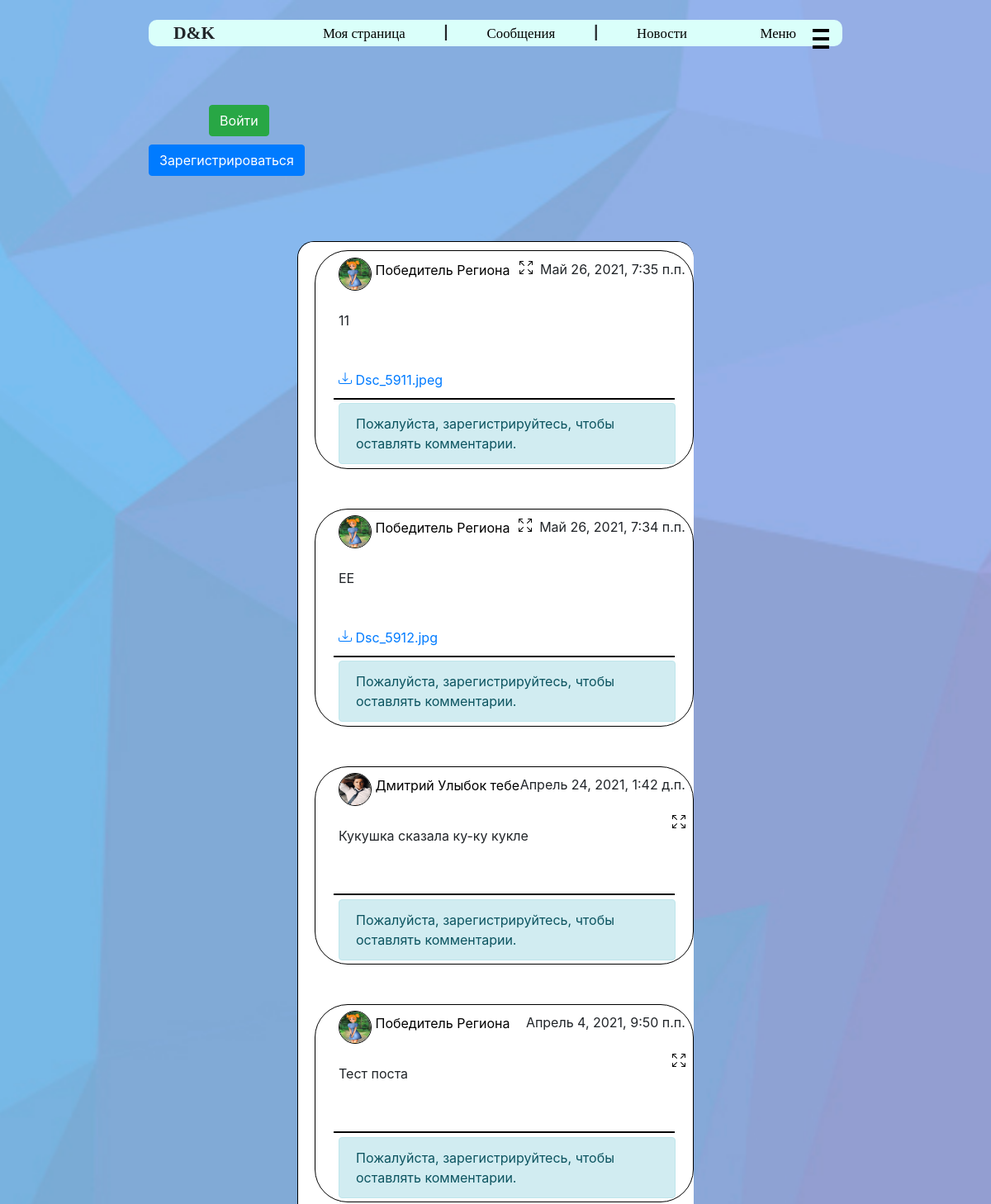
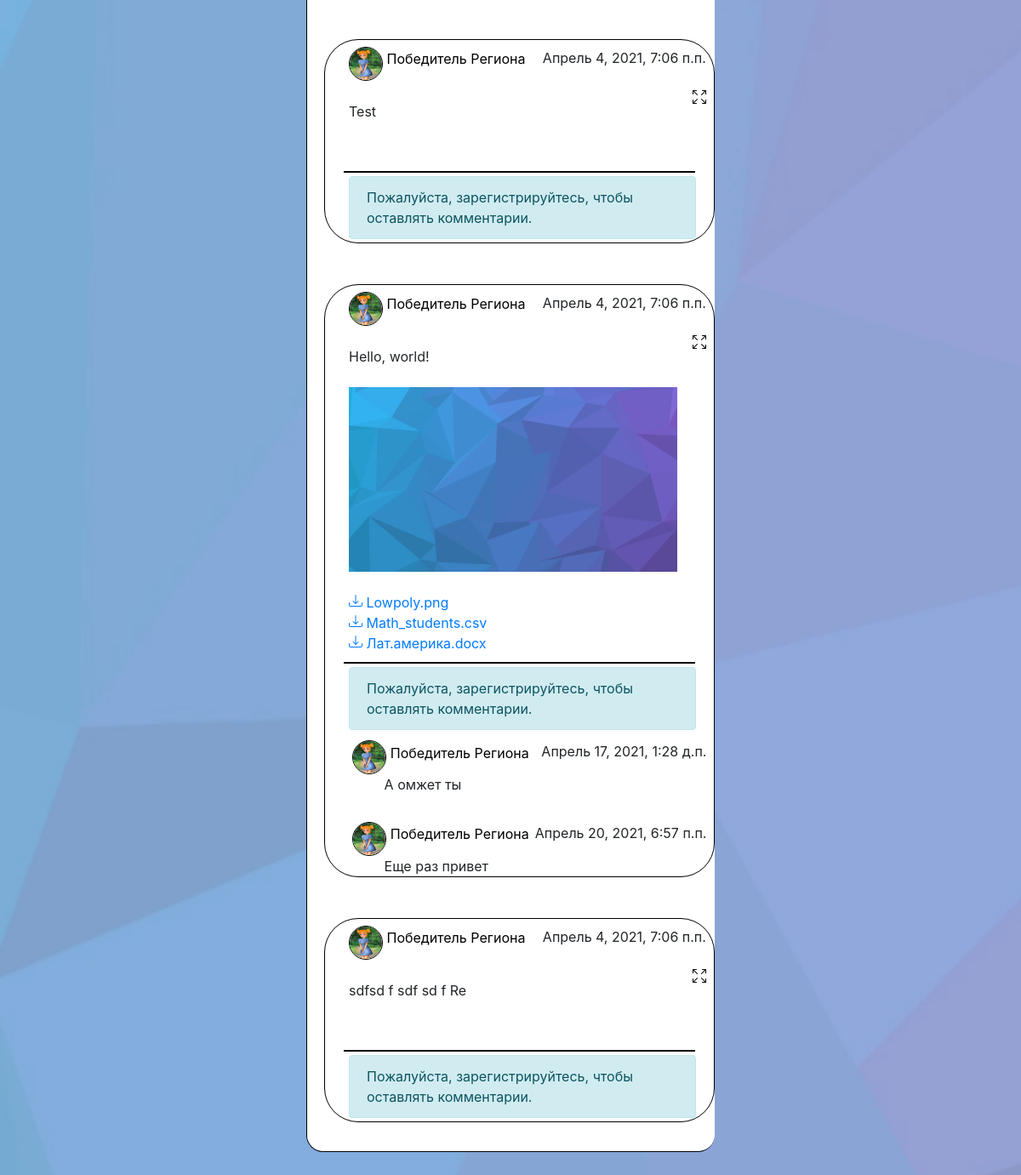
The app's page /, older data (2 pictures, top to bottom).
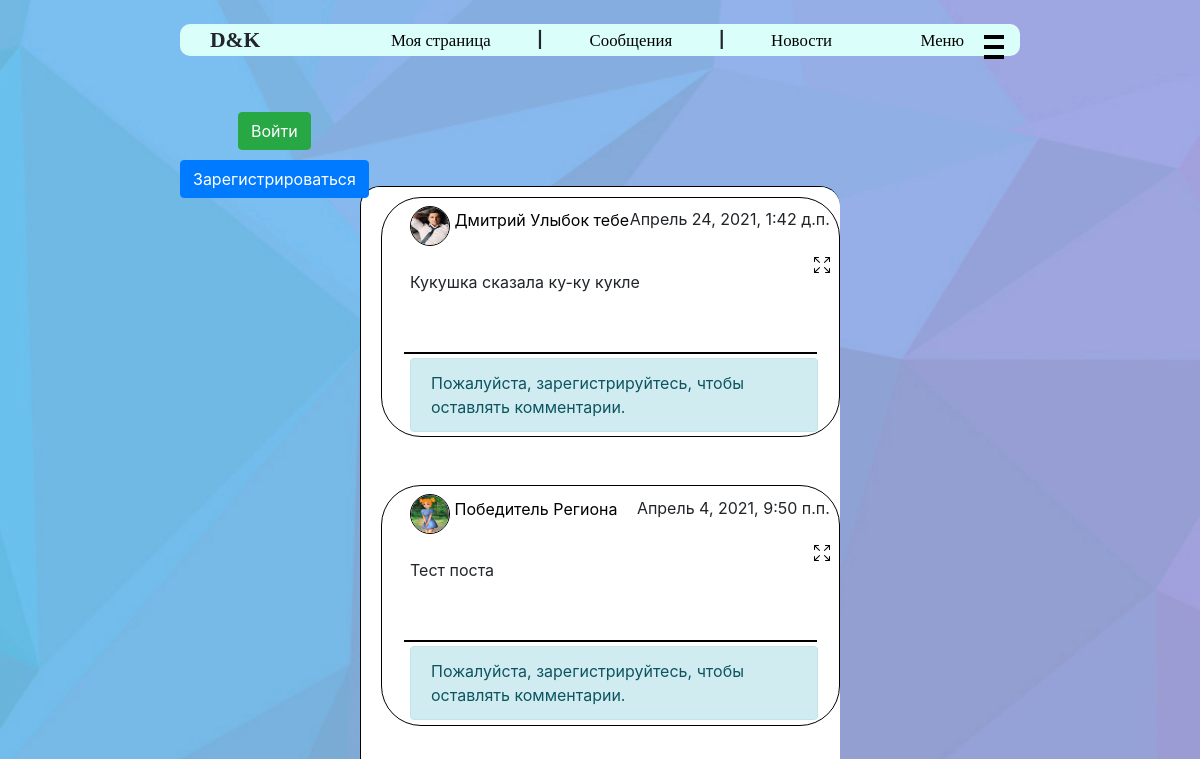
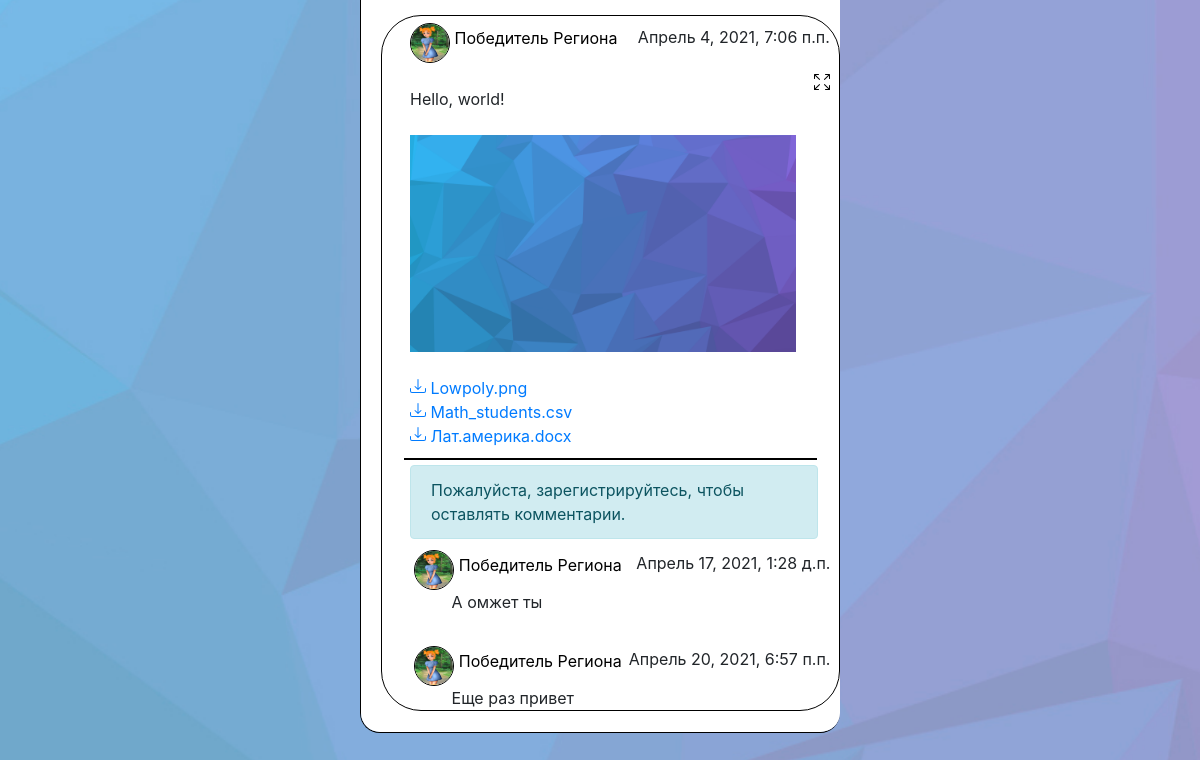
The same page, newer data (2 pictures, top to bottom).
### user_manager/models.py (models this page shows, shortened)
class News(models.Model):
    user = models.ForeignKey(User, on_delete=models.CASCADE, related_name='news')
    text_content = models.TextField(max_length=1000, verbose_name='Контент', blank=False)
    likes = models.IntegerField(default=0, verbose_name='Лайки')
    create_date = models.DateTimeField(verbose_name='дата создания', default=datetime.datetime.now)
    class Meta:
        verbose_name = "Новость"
        verbose_name_plural = "Новости"

class Profile(models.Model):
    user = models.OneToOneField(User, on_delete=models.CASCADE, related_name='profile')
    name = models.CharField(max_length=50, verbose_name="Имя", null=True, blank=False)
    surname = models.CharField(max_length=75, verbose_name="Фамилия", null=True, blank=False)
    bio = models.TextField(max_length=500, verbose_name="Описание", default="", null=True,
                           blank=False)
    avatar = models.ImageField(verbose_name="Фото", null=True, upload_to=avatars_directory)
    status = models.CharField(max_length=75, default="", verbose_name="Статус", null=True,
                              blank=False)
    birth_date = models.DateField(verbose_name='Дата рождения', null=True, blank=False)
    lname = models.CharField(max_length=50, verbose_name="Имя в нижнем регистре", null=True,
                             blank=False)
    lsurname = models.CharField(max_length=75, verbose_name="Фамилия в нижнем регистре", null=True,
                                blank=False)
    class Meta:
        ordering = ['name', 'surname', 'birth_date']
        verbose_name = "Профлиль пользователя"
        verbose_name_plural = "Профили пользователей"

class NewsFile(models.Model):
    news = models.ForeignKey(News, on_delete=models.CASCADE, related_name='files')
    file = models.FileField(null=True, blank=True, upload_to=news_files_directory)
    class Meta:
        verbose_name = "Файл новости"
        verbose_name_plural = "Файлы новостей"

class Commentary(models.Model):
    user = models.ForeignKey(User, on_delete=models.CASCADE, related_name='comment')
    post = models.ForeignKey(Posts, on_delete=models.CASCADE, related_name='comment')
    text = models.TextField(max_length=1000, null=False, blank=False, default="")
    create_date = models.DateTimeField(verbose_name='дата создания', default=datetime.datetime.now)
    class Meta:
        verbose_name = "Комментарий"
        verbose_name_plural = "Коммментарии"

### user_manager/views.py (the view)
# urls.py: path('', views.news_form),
def news_form(request):
    if request.method == 'POST':
        form = NewsForm(request.POST, request.FILES)
        if form.is_valid():
            news = News.objects.create(user=request.user,
                                       text_content=form.cleaned_data['text_content'])
            for file in request.FILES.getlist('attachments'):
                NewsFile.objects.create(file=file, news=news)
            news.save()
            return redirect('/')
    else:
        form = NewsForm()
    if request.user.is_authenticated:
        all_news = [(news, isinstance(news, News) or isinstance(news, CommunityPost))
                    for news in request.user.profile.get_news_interesting_for_user()]
    else:
        all_news = [(x, 1)
                    for x in sorted(News.objects.all(), key=lambda x: x.create_date, reverse=True)]
    images, width, comments = get_news_data(all_news)
    return render(request, 'main.html',
                  {'form': form,
                   'all_news': all_news,
                   'images': images,
                   'widths': width,
                   'comments': comments,
                   'title': 'Новости'})

### user_manager/templatetags/file_name.py (called while the page is built)
@register.filter
def file_name(url):
    return unquote(url.split('/')[-1]).lower().capitalize()

### user_manager/templatetags/index.py (called while the page is built)
@register.filter
def index(indexable, i):
    return indexable[i]

### user_manager/views.py (called while the page is built, shortened)
def get_news_data(all_news):
    images = []
    width = []
    comments = []
    for i, (news, tp) in enumerate(all_news):
        to_add = []
        for file in news.files.all():
            url = file.file.url
            if url.rsplit('.', 1)[-1] in {'png', 'jpg', 'jpeg'}:
                to_add.append(file)
        images.append(to_add)
        if tp == 1:
            comments.append(news.post.comment.all())
        else:
            comments.append(reposted.post.comment.all())
        if to_add:
            width.append(100 // min(len(to_add), 3))
        else:
            width.append(-1)
    return images, width, comments

### user_manager/templates/main.html (shortened to what the changed rows need)
<!DOCTYPE html>
<html lang="en">
<head>
    {% load static %}
    <link rel="stylesheet"
          href="https://maxcdn.bootstrapcdn.com/bootstrap/4.0.0/css/bootstrap.min.css"
>
    <link rel="stylesheet"
          href="https://cdn.jsdelivr.net/npm/bootstrap-icons@1.4.1/font/bootstrap-icons.css">
    <link rel="stylesheet" href="{% static 'css/style.css' %}">
</head>
<body>
<div class="cont">
    {% block content %}
        {% load index %}
        {% load file_name %}
        {% for news, tp in all_news %}
            <div class="news {{ news.post.id }}">
                {% if news.user %}
                    <a href="/homepage/{{ news.user.id }}" class="author_url">
                        <img src="{{ news.user.profile.avatar.url }}" alt="Аватарка"
                             class="news_avatar">
                        <span class="creator_name">{{ news.user.profile.name }} {{ news.user.profile.surname }}</span>
                    </a>
                {% else %}
                    <a href="/groups/{{ news.community.id }}" class="author_url">
                        <img src="{{ news.community.avatar.url }}" alt="Аватарка"
                             class="news_avatar">
                        <span class="creator_name">{{ news.community.title }}</span>
                    </a>
                {% endif %}
                <span class="created_date">{{ news.create_date }}</span>
                <a class="show_post" href="/show_post/{{ news.post.id }}"
                   title="Нажмите для просмотра записи">
                </a>
                <br>
                <br>
                <div class="news_content">
                    {{ news.text_content }}<br><br>
                    <div class="images">
                        {% for image in images|index:forloop.counter0 %}
                            <img class="attach" src="{{ image.file.url }}"
                                 alt="Прикрепленное изображение"
                                 style="width: {{ widths|index:forloop.parentloop.counter0 }}%">
                        {% endfor %}
                    </div>
                    <br>
                    <div class="all-files">
                        {% for file in news.files.all %}
                            <a href="{{ file.file.url }}">
                                {{ file.file.url|file_name }}</a>
                            <br>
                        {% endfor %}
                    </div>
                </div>
                <hr class="line">
                <div class="comments">
                    {% if user.is_authenticated %}
                        <div class="comments-creation input-group mb-3">
                            <textarea class="form-control comment-input {{ news.post.id }}"
                                      placeholder="Текст комментария"
                                      aria-label="Текст комментария"
                                      aria-describedby="button-addon2"></textarea>
                            <div class="input-group-append">
                                <button type="button"
                                        class="btn btn-outline-secondary send-comment {{ news.post.id }}">
                                    <svg xmlns="http://www.w3.org/2000/svg" width="20" height="20 "
                                         fill="currentColor" class="bi bi-cursor"
                                         viewBox="0 0 16 16">
                                        <path d="M14.082 2.182a.5.5 0 0 1 .103.557L8.528 15.467a.5.5 0 0 1-.917-.007L5.57 10.694.803 8.652a.5.5 0 0 1-.006-.916l12.728-5.657a.5.5 0 0 1 .556.103zM2.25 8.184l3.897 1.67a.5.5 0 0 1 .262.263l1.67 3.897L12.743 3.52 2.25 8.184z"/>
                                    </svg>
                                </button>
                            </div>
                        </div>
                    {% else %}
                        <div class="alert alert-info comments-creation-denied">Пожалуйста,
                            зарегистрируйтесь, чтобы оставлять
                            комментарии.
                        </div>
                    {% endif %}
                    {% for comment in comments|index:forloop.counter0 %}
                        <a href="/homepage/{{ comment.user.id }}" class="author_url">
                            <img src="{{ comment.user.profile.avatar.url }}" alt="Аватарка"
                                 class="news_avatar comment-avatar">
                            <span class="creator_name">{{ comment.user.profile.name }} {{ comment.user.profile.surname }}</span>
                        </a>
                        <span class="created_date">{{ comment.create_date }}</span>
                        <br>
                        <div class="comment-text">
                            {{ comment.text }}
                        </div>
                        <br>
                    {% endfor %}
                </div>
            </div>
            <br><br>
        {% endfor %}
    {% endblock %}
</div>
</body>
</html>

Row changes from the older to the newer data that the page shows:
removed News: user.profile.avatar (placeholder picture), user.profile.name "Победитель", user.profile.surname "Региона", create_date "Май 26, 2021, 7:35 п.п.", text_content "11"
removed NewsFile: file|file_name "Dsc_5911.jpeg", shown under "Победитель"
removed News: user.profile.avatar (placeholder picture), user.profile.name "Победитель", user.profile.surname "Региона", create_date "Май 26, 2021, 7:34 п.п.", text_content "EE"
removed NewsFile: file|file_name "Dsc_5912.jpg", shown under "Победитель"
removed News: user.profile.avatar (placeholder picture), user.profile.name "Победитель", user.profile.surname "Региона", create_date "Апрель 4, 2021, 7:06 п.п.", text_content "Test"
removed News: user.profile.avatar (placeholder picture), user.profile.name "Победитель", user.profile.surname "Региона", create_date "Апрель 4, 2021, 7:06 п.п.", text_content "sdfsd f sdf sd f Re"
